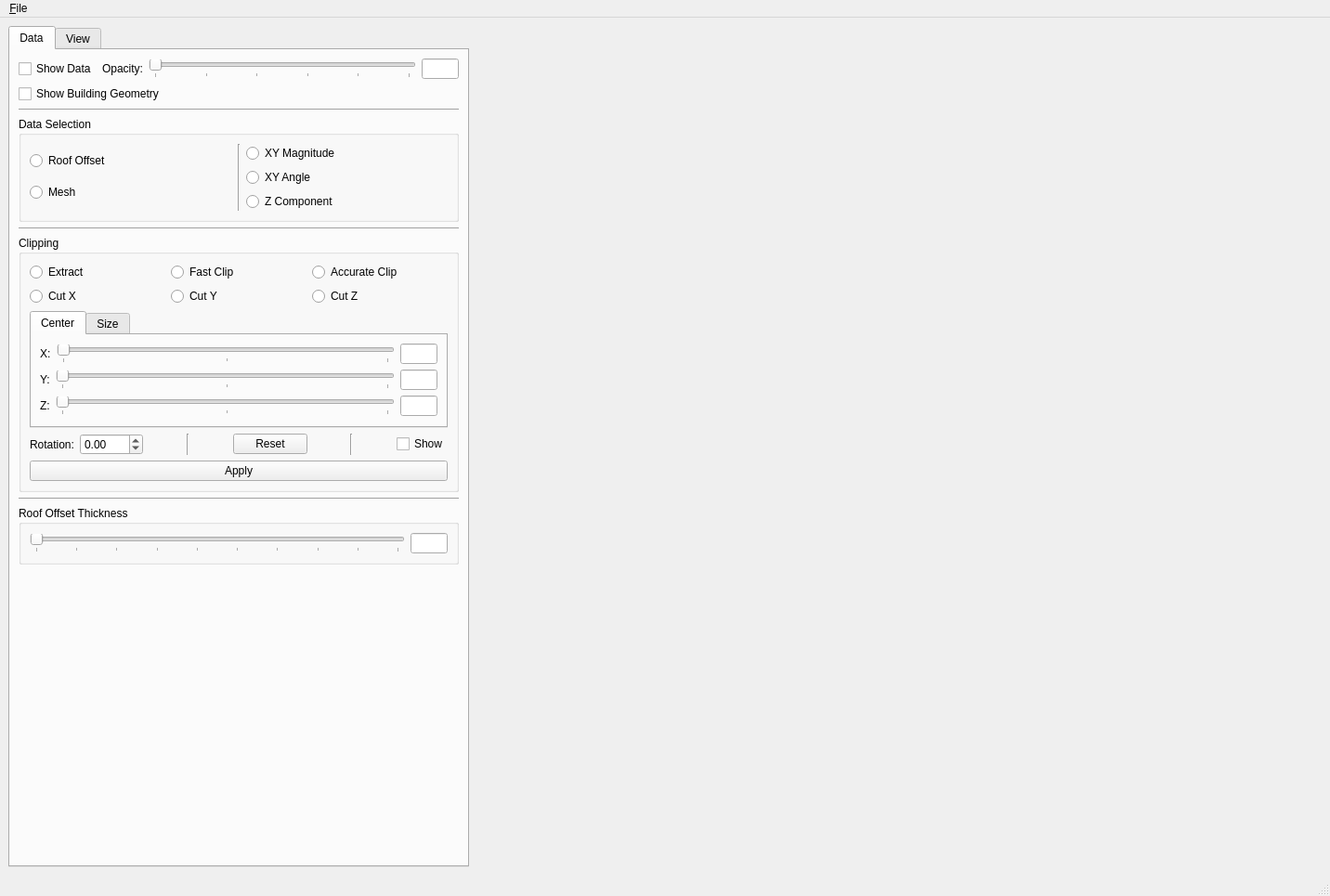
<?xml version="1.0" encoding="UTF-8"?>
<ui version="4.0">
 <class>MainWindow</class>
 <widget class="QMainWindow" name="MainWindow">
  <property name="geometry">
   <rect>
    <x>0</x>
    <y>0</y>
    <width>1432</width>
    <height>965</height>
   </rect>
  </property>
  <property name="windowTitle">
   <string>Urban Wind Visualization</string>
  </property>
  <widget class="QWidget" name="centralwidget">
   <layout class="QHBoxLayout" name="horizontalLayout">
    <item>
     <widget class="QTabWidget" name="tabWidget_2">
      <property name="sizePolicy">
       <sizepolicy hsizetype="Maximum" vsizetype="Expanding">
        <horstretch>0</horstretch>
        <verstretch>0</verstretch>
       </sizepolicy>
      </property>
      <property name="currentIndex">
       <number>0</number>
      </property>
      <widget class="QWidget" name="tab_3">
       <attribute name="title">
        <string>Data</string>
       </attribute>
       <layout class="QVBoxLayout" name="verticalLayout_11">
        <item>
         <layout class="QHBoxLayout" name="horizontalLayout_16">
          <item>
           <widget class="QCheckBox" name="showDataCheckBox">
            <property name="text">
             <string>Show Data</string>
            </property>
            <property name="checked">
             <bool>false</bool>
            </property>
           </widget>
          </item>
          <item>
           <widget class="QLabel" name="label_10">
            <property name="text">
             <string>Opacity:</string>
            </property>
           </widget>
          </item>
          <item>
           <widget class="QSlider" name="dataOpacitySlider">
            <property name="maximum">
             <number>100</number>
            </property>
            <property name="orientation">
             <enum>Qt::Horizontal</enum>
            </property>
            <property name="tickPosition">
             <enum>QSlider::TicksBelow</enum>
            </property>
            <property name="tickInterval">
             <number>20</number>
            </property>
           </widget>
          </item>
          <item>
           <widget class="QLineEdit" name="dataOpacityLineEdit">
            <property name="maximumSize">
             <size>
              <width>40</width>
              <height>16777215</height>
             </size>
            </property>
           </widget>
          </item>
         </layout>
        </item>
        <item>
         <widget class="QCheckBox" name="showBuildingGeometryCheckBox">
          <property name="text">
           <string>Show Building Geometry</string>
          </property>
          <property name="checked">
           <bool>false</bool>
          </property>
         </widget>
        </item>
        <item>
         <widget class="Line" name="line">
          <property name="orientation">
           <enum>Qt::Horizontal</enum>
          </property>
         </widget>
        </item>
        <item>
         <widget class="QGroupBox" name="groupBox_2">
          <property name="title">
           <string>Data Selection</string>
          </property>
          <layout class="QHBoxLayout" name="horizontalLayout_13">
           <item>
            <layout class="QVBoxLayout" name="verticalLayout_8">
             <item>
              <widget class="QRadioButton" name="roofOffsetRadioButton">
               <property name="text">
                <string>Roof Offset</string>
               </property>
              </widget>
             </item>
             <item>
              <widget class="QRadioButton" name="meshRadioButton">
               <property name="text">
                <string>Mesh</string>
               </property>
              </widget>
             </item>
            </layout>
           </item>
           <item>
            <widget class="Line" name="line_6">
             <property name="orientation">
              <enum>Qt::Vertical</enum>
             </property>
            </widget>
           </item>
           <item>
            <layout class="QVBoxLayout" name="verticalLayout_9">
             <item>
              <widget class="QRadioButton" name="xyMagnitudeRadioButton">
               <property name="text">
                <string>XY Magnitude</string>
               </property>
              </widget>
             </item>
             <item>
              <widget class="QRadioButton" name="xyAngleRadioButton">
               <property name="text">
                <string>XY Angle</string>
               </property>
              </widget>
             </item>
             <item>
              <widget class="QRadioButton" name="zComponentRadioButton">
               <property name="text">
                <string>Z Component</string>
               </property>
              </widget>
             </item>
            </layout>
           </item>
          </layout>
         </widget>
        </item>
        <item>
         <widget class="Line" name="line_5">
          <property name="orientation">
           <enum>Qt::Horizontal</enum>
          </property>
         </widget>
        </item>
        <item>
         <widget class="QGroupBox" name="groupBox">
          <property name="title">
           <string>Clipping</string>
          </property>
          <layout class="QVBoxLayout" name="verticalLayout_3">
           <item>
            <layout class="QHBoxLayout" name="horizontalLayout_14">
             <item>
              <widget class="QRadioButton" name="extractRadioButton">
               <property name="text">
                <string>Extract</string>
               </property>
              </widget>
             </item>
             <item>
              <widget class="QRadioButton" name="fastClipRadioButton">
               <property name="text">
                <string>Fast Clip</string>
               </property>
              </widget>
             </item>
             <item>
              <widget class="QRadioButton" name="accurateClipRadioButton">
               <property name="text">
                <string>Accurate Clip</string>
               </property>
              </widget>
             </item>
            </layout>
           </item>
           <item>
            <layout class="QHBoxLayout" name="horizontalLayout_15">
             <item>
              <widget class="QRadioButton" name="cutXRadioButton">
               <property name="text">
                <string>Cut X</string>
               </property>
              </widget>
             </item>
             <item>
              <widget class="QRadioButton" name="cutYRadioButton">
               <property name="text">
                <string>Cut Y</string>
               </property>
              </widget>
             </item>
             <item>
              <widget class="QRadioButton" name="cutZRadioButton">
               <property name="text">
                <string>Cut Z</string>
               </property>
              </widget>
             </item>
            </layout>
           </item>
           <item>
            <widget class="QTabWidget" name="tabWidget">
             <property name="sizePolicy">
              <sizepolicy hsizetype="Expanding" vsizetype="Minimum">
               <horstretch>0</horstretch>
               <verstretch>0</verstretch>
              </sizepolicy>
             </property>
             <property name="currentIndex">
              <number>0</number>
             </property>
             <widget class="QWidget" name="tab_2">
              <attribute name="title">
               <string>Center</string>
              </attribute>
              <layout class="QVBoxLayout" name="verticalLayout_7">
               <item>
                <layout class="QHBoxLayout" name="horizontalLayout_10">
                 <item>
                  <widget class="QLabel" name="label_7">
                   <property name="text">
                    <string>X:</string>
                   </property>
                  </widget>
                 </item>
                 <item>
                  <widget class="QSlider" name="clipCenterXSlider">
                   <property name="maximum">
                    <number>99</number>
                   </property>
                   <property name="orientation">
                    <enum>Qt::Horizontal</enum>
                   </property>
                   <property name="tickPosition">
                    <enum>QSlider::TicksBelow</enum>
                   </property>
                   <property name="tickInterval">
                    <number>50</number>
                   </property>
                  </widget>
                 </item>
                 <item>
                  <widget class="QLineEdit" name="clipCenterXLineEdit">
                   <property name="maximumSize">
                    <size>
                     <width>40</width>
                     <height>16777215</height>
                    </size>
                   </property>
                  </widget>
                 </item>
                </layout>
               </item>
               <item>
                <layout class="QHBoxLayout" name="horizontalLayout_11">
                 <item>
                  <widget class="QLabel" name="label_8">
                   <property name="text">
                    <string>Y:</string>
                   </property>
                  </widget>
                 </item>
                 <item>
                  <widget class="QSlider" name="clipCenterYSlider">
                   <property name="orientation">
                    <enum>Qt::Horizontal</enum>
                   </property>
                   <property name="tickPosition">
                    <enum>QSlider::TicksBelow</enum>
                   </property>
                   <property name="tickInterval">
                    <number>50</number>
                   </property>
                  </widget>
                 </item>
                 <item>
                  <widget class="QLineEdit" name="clipCenterYLineEdit">
                   <property name="maximumSize">
                    <size>
                     <width>40</width>
                     <height>16777215</height>
                    </size>
                   </property>
                  </widget>
                 </item>
                </layout>
               </item>
               <item>
                <layout class="QHBoxLayout" name="horizontalLayout_12">
                 <item>
                  <widget class="QLabel" name="label_9">
                   <property name="text">
                    <string>Z:</string>
                   </property>
                  </widget>
                 </item>
                 <item>
                  <widget class="QSlider" name="clipCenterZSlider">
                   <property name="orientation">
                    <enum>Qt::Horizontal</enum>
                   </property>
                   <property name="tickPosition">
                    <enum>QSlider::TicksBelow</enum>
                   </property>
                   <property name="tickInterval">
                    <number>50</number>
                   </property>
                  </widget>
                 </item>
                 <item>
                  <widget class="QLineEdit" name="clipCenterZLineEdit">
                   <property name="maximumSize">
                    <size>
                     <width>40</width>
                     <height>16777215</height>
                    </size>
                   </property>
                  </widget>
                 </item>
                </layout>
               </item>
              </layout>
             </widget>
             <widget class="QWidget" name="tab">
              <attribute name="title">
               <string>Size</string>
              </attribute>
              <layout class="QVBoxLayout" name="verticalLayout_2">
               <item>
                <layout class="QHBoxLayout" name="horizontalLayout_2">
                 <item>
                  <widget class="QLabel" name="label">
                   <property name="text">
                    <string>X:</string>
                   </property>
                  </widget>
                 </item>
                 <item>
                  <widget class="QSlider" name="clipSizeXSlider">
                   <property name="orientation">
                    <enum>Qt::Horizontal</enum>
                   </property>
                   <property name="tickPosition">
                    <enum>QSlider::TicksBelow</enum>
                   </property>
                   <property name="tickInterval">
                    <number>50</number>
                   </property>
                  </widget>
                 </item>
                 <item>
                  <widget class="QLineEdit" name="clipSizeXLineEdit">
                   <property name="maximumSize">
                    <size>
                     <width>40</width>
                     <height>16777215</height>
                    </size>
                   </property>
                  </widget>
                 </item>
                </layout>
               </item>
               <item>
                <layout class="QHBoxLayout" name="horizontalLayout_6">
                 <item>
                  <widget class="QLabel" name="label_4">
                   <property name="text">
                    <string>Y:</string>
                   </property>
                  </widget>
                 </item>
                 <item>
                  <widget class="QSlider" name="clipSizeYSlider">
                   <property name="orientation">
                    <enum>Qt::Horizontal</enum>
                   </property>
                   <property name="tickPosition">
                    <enum>QSlider::TicksBelow</enum>
                   </property>
                   <property name="tickInterval">
                    <number>50</number>
                   </property>
                  </widget>
                 </item>
                 <item>
                  <widget class="QLineEdit" name="clipSizeYLineEdit">
                   <property name="maximumSize">
                    <size>
                     <width>40</width>
                     <height>16777215</height>
                    </size>
                   </property>
                  </widget>
                 </item>
                </layout>
               </item>
               <item>
                <layout class="QHBoxLayout" name="horizontalLayout_4">
                 <item>
                  <widget class="QLabel" name="label_5">
                   <property name="text">
                    <string>Z:</string>
                   </property>
                  </widget>
                 </item>
                 <item>
                  <widget class="QSlider" name="clipSizeZSlider">
                   <property name="orientation">
                    <enum>Qt::Horizontal</enum>
                   </property>
                   <property name="tickPosition">
                    <enum>QSlider::TicksBelow</enum>
                   </property>
                   <property name="tickInterval">
                    <number>50</number>
                   </property>
                  </widget>
                 </item>
                 <item>
                  <widget class="QLineEdit" name="clipSizeZLineEdit">
                   <property name="maximumSize">
                    <size>
                     <width>40</width>
                     <height>16777215</height>
                    </size>
                   </property>
                  </widget>
                 </item>
                </layout>
               </item>
              </layout>
             </widget>
            </widget>
           </item>
           <item>
            <layout class="QHBoxLayout" name="horizontalLayout_7">
             <item>
              <widget class="QLabel" name="label_6">
               <property name="text">
                <string>Rotation:</string>
               </property>
              </widget>
             </item>
             <item>
              <widget class="QDoubleSpinBox" name="clipRotationSpinBox">
               <property name="minimum">
                <double>-180.000000000000000</double>
               </property>
               <property name="maximum">
                <double>180.000000000000000</double>
               </property>
               <property name="singleStep">
                <double>0.100000000000000</double>
               </property>
              </widget>
             </item>
             <item>
              <spacer name="horizontalSpacer_9">
               <property name="orientation">
                <enum>Qt::Horizontal</enum>
               </property>
               <property name="sizeHint" stdset="0">
                <size>
                 <width>40</width>
                 <height>20</height>
                </size>
               </property>
              </spacer>
             </item>
             <item>
              <widget class="Line" name="line_8">
               <property name="orientation">
                <enum>Qt::Vertical</enum>
               </property>
              </widget>
             </item>
             <item>
              <spacer name="horizontalSpacer_3">
               <property name="orientation">
                <enum>Qt::Horizontal</enum>
               </property>
               <property name="sizeHint" stdset="0">
                <size>
                 <width>40</width>
                 <height>20</height>
                </size>
               </property>
              </spacer>
             </item>
             <item>
              <widget class="QPushButton" name="resetClipButton">
               <property name="text">
                <string>Reset</string>
               </property>
              </widget>
             </item>
             <item>
              <spacer name="horizontalSpacer_8">
               <property name="orientation">
                <enum>Qt::Horizontal</enum>
               </property>
               <property name="sizeHint" stdset="0">
                <size>
                 <width>40</width>
                 <height>20</height>
                </size>
               </property>
              </spacer>
             </item>
             <item>
              <widget class="Line" name="line_9">
               <property name="orientation">
                <enum>Qt::Vertical</enum>
               </property>
              </widget>
             </item>
             <item>
              <spacer name="horizontalSpacer_10">
               <property name="orientation">
                <enum>Qt::Horizontal</enum>
               </property>
               <property name="sizeHint" stdset="0">
                <size>
                 <width>40</width>
                 <height>20</height>
                </size>
               </property>
              </spacer>
             </item>
             <item>
              <widget class="QCheckBox" name="showClipCheckBox">
               <property name="text">
                <string>Show</string>
               </property>
              </widget>
             </item>
            </layout>
           </item>
           <item>
            <widget class="QPushButton" name="applyClipButton">
             <property name="text">
              <string>Apply</string>
             </property>
            </widget>
           </item>
          </layout>
         </widget>
        </item>
        <item>
         <widget class="Line" name="line_4">
          <property name="orientation">
           <enum>Qt::Horizontal</enum>
          </property>
         </widget>
        </item>
        <item>
         <widget class="QGroupBox" name="groupBox_3">
          <property name="title">
           <string>Roof Offset Thickness</string>
          </property>
          <layout class="QVBoxLayout" name="verticalLayout_4">
           <item>
            <layout class="QHBoxLayout" name="horizontalLayout_8">
             <item>
              <widget class="QSlider" name="roofOffsetThicknessSlider">
               <property name="minimum">
                <number>1</number>
               </property>
               <property name="maximum">
                <number>10</number>
               </property>
               <property name="value">
                <number>1</number>
               </property>
               <property name="orientation">
                <enum>Qt::Horizontal</enum>
               </property>
               <property name="tickPosition">
                <enum>QSlider::TicksBelow</enum>
               </property>
               <property name="tickInterval">
                <number>1</number>
               </property>
              </widget>
             </item>
             <item>
              <widget class="QLineEdit" name="roofOffsetThicknessLineEdit">
               <property name="maximumSize">
                <size>
                 <width>40</width>
                 <height>16777215</height>
                </size>
               </property>
               <property name="text">
                <string/>
               </property>
              </widget>
             </item>
            </layout>
           </item>
          </layout>
         </widget>
        </item>
        <item>
         <spacer name="verticalSpacer">
          <property name="orientation">
           <enum>Qt::Vertical</enum>
          </property>
          <property name="sizeHint" stdset="0">
           <size>
            <width>20</width>
            <height>40</height>
           </size>
          </property>
         </spacer>
        </item>
       </layout>
      </widget>
      <widget class="QWidget" name="tab_4">
       <attribute name="title">
        <string>View</string>
       </attribute>
       <layout class="QVBoxLayout" name="verticalLayout_12">
        <item>
         <widget class="QGroupBox" name="groupBox_4">
          <property name="title">
           <string>Color Map Range</string>
          </property>
          <layout class="QVBoxLayout" name="verticalLayout_6">
           <item>
            <layout class="QHBoxLayout" name="horizontalLayout_3">
             <item>
              <widget class="QLabel" name="label_2">
               <property name="text">
                <string>Mininum Value</string>
               </property>
              </widget>
             </item>
             <item>
              <spacer name="horizontalSpacer">
               <property name="orientation">
                <enum>Qt::Horizontal</enum>
               </property>
               <property name="sizeHint" stdset="0">
                <size>
                 <width>40</width>
                 <height>20</height>
                </size>
               </property>
              </spacer>
             </item>
             <item>
              <widget class="QDoubleSpinBox" name="minColorMapSpinBox"/>
             </item>
            </layout>
           </item>
           <item>
            <layout class="QHBoxLayout" name="horizontalLayout_5">
             <item>
              <widget class="QLabel" name="label_3">
               <property name="text">
                <string>Maximum Value</string>
               </property>
              </widget>
             </item>
             <item>
              <spacer name="horizontalSpacer_2">
               <property name="orientation">
                <enum>Qt::Horizontal</enum>
               </property>
               <property name="sizeHint" stdset="0">
                <size>
                 <width>40</width>
                 <height>20</height>
                </size>
               </property>
              </spacer>
             </item>
             <item>
              <widget class="QDoubleSpinBox" name="maxColorMapSpinBox"/>
             </item>
            </layout>
           </item>
          </layout>
         </widget>
        </item>
        <item>
         <widget class="Line" name="line_3">
          <property name="orientation">
           <enum>Qt::Horizontal</enum>
          </property>
         </widget>
        </item>
        <item>
         <widget class="QGroupBox" name="groupBox_6">
          <property name="title">
           <string>Labels</string>
          </property>
          <layout class="QVBoxLayout" name="verticalLayout_10">
           <item>
            <layout class="QHBoxLayout" name="horizontalLayout_20">
             <item>
              <widget class="QCheckBox" name="volumeAreaStatisticsLabelCheckBox">
               <property name="text">
                <string>Volume/Area Statistics</string>
               </property>
              </widget>
             </item>
             <item>
              <widget class="QCheckBox" name="dataStatisticsLabelCheckBox">
               <property name="text">
                <string>Data Statistics</string>
               </property>
              </widget>
             </item>
             <item>
              <spacer name="horizontalSpacer_4">
               <property name="orientation">
                <enum>Qt::Horizontal</enum>
               </property>
               <property name="sizeHint" stdset="0">
                <size>
                 <width>40</width>
                 <height>20</height>
                </size>
               </property>
              </spacer>
             </item>
            </layout>
           </item>
           <item>
            <layout class="QHBoxLayout" name="horizontalLayout_21">
             <item>
              <widget class="QCheckBox" name="clippingBoxLabelCheckBox">
               <property name="text">
                <string>Clipping Box</string>
               </property>
              </widget>
             </item>
             <item>
              <widget class="QCheckBox" name="cameraLabelCheckBox">
               <property name="text">
                <string>Camera</string>
               </property>
              </widget>
             </item>
             <item>
              <widget class="QCheckBox" name="fileNameLabelCheckBox">
               <property name="text">
                <string>File Name</string>
               </property>
              </widget>
             </item>
             <item>
              <spacer name="horizontalSpacer_7">
               <property name="orientation">
                <enum>Qt::Horizontal</enum>
               </property>
               <property name="sizeHint" stdset="0">
                <size>
                 <width>40</width>
                 <height>20</height>
                </size>
               </property>
              </spacer>
             </item>
            </layout>
           </item>
          </layout>
         </widget>
        </item>
        <item>
         <widget class="Line" name="line_7">
          <property name="orientation">
           <enum>Qt::Horizontal</enum>
          </property>
         </widget>
        </item>
        <item>
         <widget class="QGroupBox" name="groupBox_5">
          <property name="title">
           <string>Camera Controls</string>
          </property>
          <layout class="QVBoxLayout" name="verticalLayout_5">
           <item>
            <layout class="QHBoxLayout" name="horizontalLayout_18">
             <item>
              <widget class="QLabel" name="label_11">
               <property name="text">
                <string>Position:</string>
               </property>
              </widget>
             </item>
             <item>
              <widget class="QDoubleSpinBox" name="cameraPositionXSpinBox">
               <property name="maximum">
                <double>1000.000000000000000</double>
               </property>
               <property name="singleStep">
                <double>10.000000000000000</double>
               </property>
              </widget>
             </item>
             <item>
              <widget class="QDoubleSpinBox" name="cameraPositionYSpinBox">
               <property name="maximum">
                <double>1000.000000000000000</double>
               </property>
               <property name="singleStep">
                <double>10.000000000000000</double>
               </property>
              </widget>
             </item>
             <item>
              <widget class="QDoubleSpinBox" name="cameraPositionZSpinBox">
               <property name="maximum">
                <double>1000.000000000000000</double>
               </property>
               <property name="singleStep">
                <double>10.000000000000000</double>
               </property>
              </widget>
             </item>
             <item>
              <widget class="QLabel" name="label_14">
               <property name="text">
                <string>Distance:</string>
               </property>
              </widget>
             </item>
             <item>
              <widget class="QDoubleSpinBox" name="cameraDistanceSpinBox">
               <property name="maximum">
                <double>1000.000000000000000</double>
               </property>
               <property name="singleStep">
                <double>10.000000000000000</double>
               </property>
              </widget>
             </item>
             <item>
              <spacer name="horizontalSpacer_6">
               <property name="orientation">
                <enum>Qt::Horizontal</enum>
               </property>
               <property name="sizeHint" stdset="0">
                <size>
                 <width>40</width>
                 <height>20</height>
                </size>
               </property>
              </spacer>
             </item>
            </layout>
           </item>
           <item>
            <layout class="QHBoxLayout" name="horizontalLayout_19">
             <item>
              <widget class="QLabel" name="label_12">
               <property name="text">
                <string>Angle:</string>
               </property>
              </widget>
             </item>
             <item>
              <widget class="QDoubleSpinBox" name="cameraRotationWSpinBox">
               <property name="maximum">
                <double>360.000000000000000</double>
               </property>
              </widget>
             </item>
             <item>
              <widget class="QLabel" name="label_13">
               <property name="text">
                <string>Axis:</string>
               </property>
              </widget>
             </item>
             <item>
              <widget class="QDoubleSpinBox" name="cameraRotationXSpinBox">
               <property name="decimals">
                <number>3</number>
               </property>
               <property name="minimum">
                <double>-1.000000000000000</double>
               </property>
               <property name="maximum">
                <double>1.000000000000000</double>
               </property>
               <property name="singleStep">
                <double>0.100000000000000</double>
               </property>
              </widget>
             </item>
             <item>
              <widget class="QDoubleSpinBox" name="cameraRotationYSpinBox">
               <property name="decimals">
                <number>3</number>
               </property>
               <property name="minimum">
                <double>-1.000000000000000</double>
               </property>
               <property name="maximum">
                <double>1.000000000000000</double>
               </property>
              </widget>
             </item>
             <item>
              <widget class="QDoubleSpinBox" name="cameraRotationZSpinBox">
               <property name="decimals">
                <number>3</number>
               </property>
               <property name="minimum">
                <double>-1.000000000000000</double>
               </property>
               <property name="maximum">
                <double>1.000000000000000</double>
               </property>
               <property name="singleStep">
                <double>0.100000000000000</double>
               </property>
              </widget>
             </item>
             <item>
              <spacer name="horizontalSpacer_5">
               <property name="orientation">
                <enum>Qt::Horizontal</enum>
               </property>
               <property name="sizeHint" stdset="0">
                <size>
                 <width>40</width>
                 <height>20</height>
                </size>
               </property>
              </spacer>
             </item>
            </layout>
           </item>
           <item>
            <layout class="QHBoxLayout" name="horizontalLayout_17">
             <item>
              <widget class="QPushButton" name="resetCameraXButton">
               <property name="text">
                <string>Reset X</string>
               </property>
              </widget>
             </item>
             <item>
              <widget class="QPushButton" name="resetCameraYButton">
               <property name="text">
                <string>Reset Y</string>
               </property>
              </widget>
             </item>
             <item>
              <widget class="QPushButton" name="resetCameraZButton">
               <property name="text">
                <string>Reset Z</string>
               </property>
              </widget>
             </item>
            </layout>
           </item>
          </layout>
         </widget>
        </item>
        <item>
         <spacer name="verticalSpacer_2">
          <property name="orientation">
           <enum>Qt::Vertical</enum>
          </property>
          <property name="sizeHint" stdset="0">
           <size>
            <width>20</width>
            <height>40</height>
           </size>
          </property>
         </spacer>
        </item>
       </layout>
      </widget>
     </widget>
    </item>
    <item>
     <widget class="QVTKWidget" name="qvtkWidget"/>
    </item>
   </layout>
  </widget>
  <widget class="QMenuBar" name="menubar">
   <property name="geometry">
    <rect>
     <x>0</x>
     <y>0</y>
     <width>1432</width>
     <height>20</height>
    </rect>
   </property>
   <widget class="QMenu" name="menu_File">
    <property name="title">
     <string>&amp;File</string>
    </property>
    <addaction name="actionOpenRoofOffset"/>
    <addaction name="actionOpenMesh"/>
    <addaction name="actionOpenBuildingGeometry"/>
    <addaction name="separator"/>
    <addaction name="actionSaveData"/>
    <addaction name="actionSaveScreenshot"/>
    <addaction name="separator"/>
    <addaction name="actionSaveCameraView"/>
    <addaction name="actionOpenCameraView"/>
    <addaction name="separator"/>
    <addaction name="actionSaveClipSettings"/>
    <addaction name="actionOpenClipSettings"/>
    <addaction name="separator"/>
    <addaction name="actionExit"/>
   </widget>
   <addaction name="menu_File"/>
  </widget>
  <widget class="QStatusBar" name="statusbar"/>
  <action name="actionOpenBuildingGeometry">
   <property name="text">
    <string>Open &amp;Building Geometry</string>
   </property>
  </action>
  <action name="actionExit">
   <property name="text">
    <string>E&amp;xit</string>
   </property>
  </action>
  <action name="actionOpenRoofOffset">
   <property name="text">
    <string>Open &amp;Roof Offset</string>
   </property>
  </action>
  <action name="actionSaveScreenshot">
   <property name="text">
    <string>&amp;Save Screenshot</string>
   </property>
  </action>
  <action name="actionOpenMesh">
   <property name="text">
    <string>Open &amp;Mesh</string>
   </property>
  </action>
  <action name="actionSaveData">
   <property name="text">
    <string>Save &amp;Data</string>
   </property>
  </action>
  <action name="actionSaveCameraView">
   <property name="text">
    <string>Save Camera &amp;View</string>
   </property>
  </action>
  <action name="actionOpenCameraView">
   <property name="text">
    <string>Open Camera Vie&amp;w</string>
   </property>
  </action>
  <action name="actionSaveClipSettings">
   <property name="text">
    <string>Save &amp;Clip Settings</string>
   </property>
  </action>
  <action name="actionOpenClipSettings">
   <property name="text">
    <string>Open &amp;Clip Settings</string>
   </property>
  </action>
 </widget>
 <customwidgets>
  <customwidget>
   <class>QVTKWidget</class>
   <extends>QWidget</extends>
   <header>QVTKWidget.h</header>
  </customwidget>
 </customwidgets>
 <resources/>
 <connections/>
</ui>
